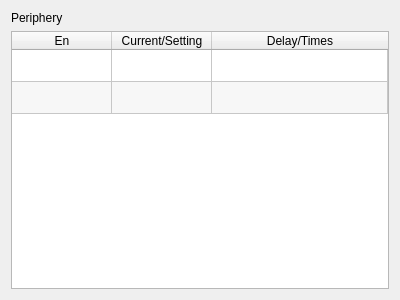
<?xml version="1.0" encoding="UTF-8"?>
<ui version="4.0">
 <class>ICPeripheryPage</class>
 <widget class="QWidget" name="ICPeripheryPage">
  <property name="geometry">
   <rect>
    <x>0</x>
    <y>0</y>
    <width>400</width>
    <height>300</height>
   </rect>
  </property>
  <property name="windowTitle">
   <string>Form</string>
  </property>
  <layout class="QVBoxLayout" name="verticalLayout">
   <item>
    <widget class="QLabel" name="label">
     <property name="text">
      <string>Periphery</string>
     </property>
    </widget>
   </item>
   <item>
    <widget class="QTableWidget" name="tableWidget">
     <property name="styleSheet">
      <string notr="true">::item{
height: 33px;
}

::item::QCheckBox{
	spacing: 24px;
}

::indicator {
     width: 32px;
     height: 32px;
 }

::indicator:unchecked 
{
     image: url(:/resource/check_unchecked.png);
 }
::indicator:checked 
{
     image: url(:/resource/check_checked.png);
 }

QRadioButton::indicator:checked:disabled
{
 image: url(:/resource/check_checked_disable.png);
}

QRadioButton::indicator:unchecked:disabled
{
 image: url(:/resource/check_unchecked_disable.png);
}



</string>
     </property>
     <property name="editTriggers">
      <set>QAbstractItemView::NoEditTriggers</set>
     </property>
     <property name="showDropIndicator" stdset="0">
      <bool>false</bool>
     </property>
     <property name="dragDropOverwriteMode">
      <bool>false</bool>
     </property>
     <property name="alternatingRowColors">
      <bool>true</bool>
     </property>
     <property name="selectionMode">
      <enum>QAbstractItemView::NoSelection</enum>
     </property>
     <property name="selectionBehavior">
      <enum>QAbstractItemView::SelectRows</enum>
     </property>
     <property name="showGrid">
      <bool>true</bool>
     </property>
     <property name="gridStyle">
      <enum>Qt::SolidLine</enum>
     </property>
     <property name="wordWrap">
      <bool>true</bool>
     </property>
     <property name="cornerButtonEnabled">
      <bool>false</bool>
     </property>
     <attribute name="horizontalHeaderMinimumSectionSize">
      <number>48</number>
     </attribute>
     <attribute name="horizontalHeaderStretchLastSection">
      <bool>true</bool>
     </attribute>
     <attribute name="verticalHeaderVisible">
      <bool>false</bool>
     </attribute>
     <attribute name="verticalHeaderDefaultSectionSize">
      <number>32</number>
     </attribute>
     <attribute name="verticalHeaderMinimumSectionSize">
      <number>32</number>
     </attribute>
     <attribute name="verticalHeaderStretchLastSection">
      <bool>false</bool>
     </attribute>
     <row>
      <property name="text">
       <string>Injector</string>
      </property>
     </row>
     <row>
      <property name="text">
       <string>Conveyor</string>
      </property>
     </row>
     <column>
      <property name="text">
       <string>En</string>
      </property>
      <property name="textAlignment">
       <set>AlignHCenter|AlignVCenter|AlignCenter</set>
      </property>
     </column>
     <column>
      <property name="text">
       <string>Current/Setting</string>
      </property>
     </column>
     <column>
      <property name="text">
       <string>Delay/Times</string>
      </property>
     </column>
     <item row="0" column="0">
      <property name="text">
       <string/>
      </property>
      <property name="checkState">
       <enum>Unchecked</enum>
      </property>
     </item>
     <item row="0" column="1">
      <property name="text">
       <string/>
      </property>
      <property name="icon">
       <iconset resource="../resource.qrc">
        <normaloff>:/resource/ledgray(16).png</normaloff>:/resource/ledgray(16).png</iconset>
      </property>
     </item>
     <item row="1" column="0">
      <property name="text">
       <string/>
      </property>
      <property name="checkState">
       <enum>Unchecked</enum>
      </property>
     </item>
     <item row="1" column="1">
      <property name="text">
       <string/>
      </property>
      <property name="icon">
       <iconset resource="../resource.qrc">
        <normaloff>:/resource/ledgray(16).png</normaloff>:/resource/ledgray(16).png</iconset>
      </property>
     </item>
    </widget>
   </item>
  </layout>
 </widget>
 <resources>
  <include location="../resource.qrc"/>
 </resources>
 <connections/>
</ui>
